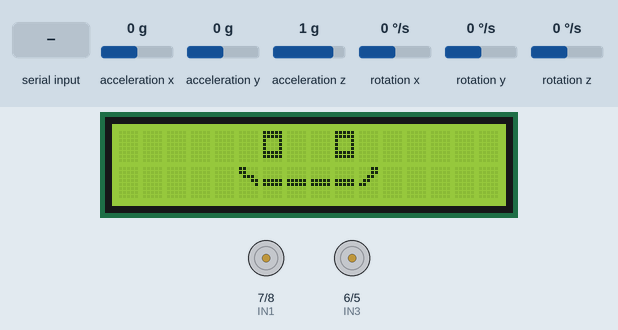
Simulated run of this sketch. Board: Arduino Uno, built with avr-gcc and run on an emulated ATmega328P. On the bench: 16×2 character LCD, motor-driver pin pairs drawn as motors (green arrow = first pin HIGH = forward, orange = second pin HIGH = backward, longer = more drive, scaled by the enable pin). Inputs (shaded band) come from the test bench; at power-on: acceleration y 0 g, rotation x 0 °/s, acceleration x 0 g, acceleration z 1 g, rotation y 0 °/s, rotation z 0 °/s. What the sketch prints to the serial monitor is not drawn.

Above: at 1.3 s.
1.4 s: acceleration y set to -1.4 g
At 3.9 s:
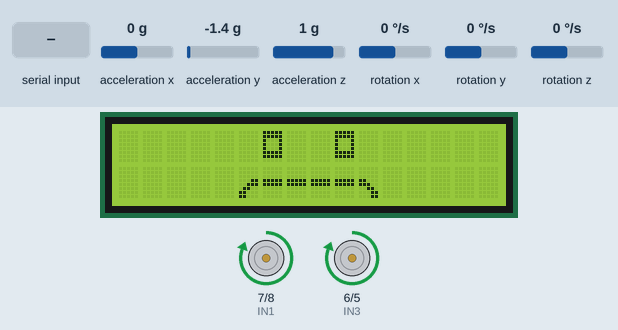
4.4 s: rotation x set to -192 °/s
At 7.2 s:
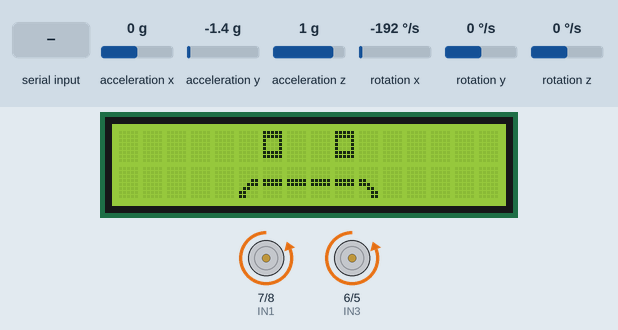
7.4 s: "4" received over Serial
At 10.2 s:
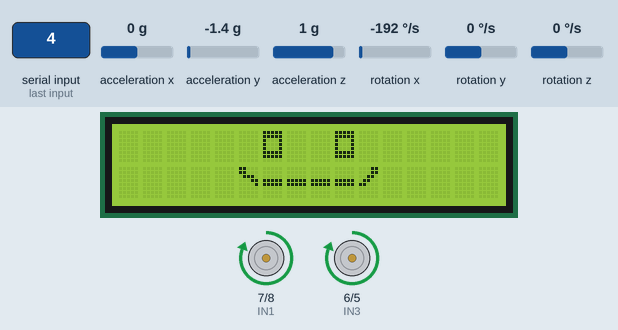
10.4 s: "1" received over Serial
13.4 s: "5" received over Serial
16.4 s: acceleration y set to 1.1 g
At 18.58 s:
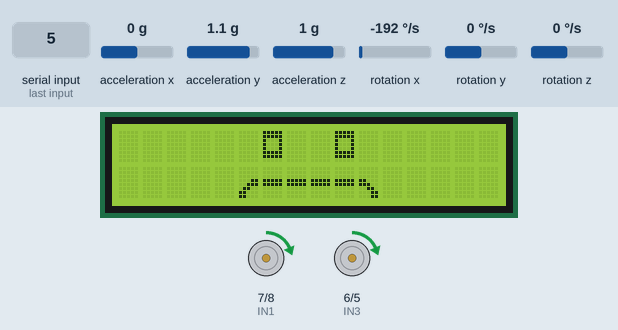
Timing chart, 0 to 20.2 s (numbered marks = the images above; inputs shaded):
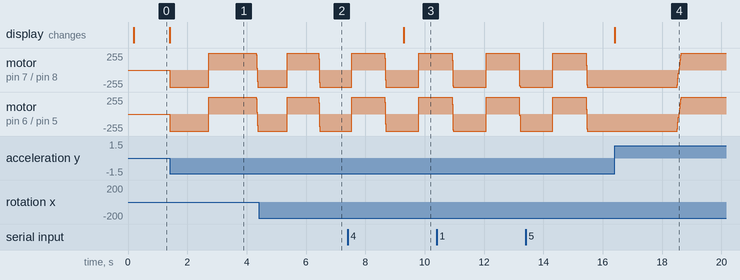

Measured:
- after the input at 1.4 s, motor on pin 7 (IN1) / pin 8 (IN2), motor on pin 6 (IN3) / pin 5 (IN4): stopped → backward 255/255 at once, → forward 255/255 1.3 s later, → backward 255/255 1.6 s later; the display: changes at once (image 1)
- after the input at 4.4 s, motor on pin 7 (IN1) / pin 8 (IN2), motor on pin 6 (IN3) / pin 5 (IN4): backward 255/255 → forward 255/255 after 0.96 s instead of 1.7 s
- after the input at 16.4 s, the display: changes at once (image 4)

The sketch:

SelfBalancingRobot.ino
```cpp
#include <LiquidCrystal.h>
#include "I2Cdev.h"
#include "MPU6050.h"
#if I2CDEV_IMPLEMENTATION == I2CDEV_ARDUINO_WIRE
    #include "Wire.h"
#endif

MPU6050 accelgyro;
const int ENA = 10;
const int ENB = 9;
const int IN1 = 7;
const int IN2 = 8;
const int IN3 = 6;
const int IN4 = 5;


const int rs = 13, en = 12, d4 =4, d5 = 3, d6=2, d7 = 11;
LiquidCrystal lcd(rs,en,d4,d5,d6,d7);
 byte smiley[8] = {
    B00000,
    B10001,
    B00000,
    B00000,
    B10001,
    B01110,
    B00000,
  };

  byte smiley1[8] = {
    B11111,
    B11111,
    B10001,
    B10001,
    B10001,
    B11111,
    B11111,
  };

   byte mouth[8] = {
    B11000,
    B11000,
    B01110,
    B00011,
    B00001,
    B00000,
    B00000,
  };

  byte teeth[8] = {
    B00000,
    B00000,
    B00000,
    B11111,
    B11111,
    B00000,
    B00000,
  };

  byte bouth[8] = {
    B00011,
    B00011,
    B00110,
    B01100,
    B11000,
    B00000,
    B00000,
  };


   byte left[8] = {
    B00000,
    B00000,
    B00000,
    B11000,
    B11100,
    B00110,
    B00011,
    B00011,

  };

  byte rigt[8] = {
    B00000,
    B00000,
    B00000,
    B00011,
    B00111,
    B01100,
    B11000,
    B11000,
  };


unsigned long currentTime;
unsigned long timeNow;
unsigned long lastTime;
int output;
double errSum, lastErr;
float cycleTime = 0.005; //in seconds
double kp = 5.1567;
double ki = 13.5;
double kd = 1.35;
double accelData;
double error;
double dErr;
double accelTotal;
double gyroData;

int16_t ax, ay, az;
int16_t gx, gy, gz;
int sumgx, sumgy, sumgz;
int sumax, sumay, sumaz;
int ayTotal;
float delayTimeCorrect;

static int setpoint = 0;
static int input = 0;
static int lastInput = 0;

#define OUTPUT_READABLE_ACCELGYRO

void setup()
{
  #if I2CDEV_IMPLEMENTATION == I2CDEV_ARDUINO_WIRE
    Wire.begin();
  #elif I2CDEV_IMPLEMENTATION == I2CDEV_BUILTIN_FASTWIRE
  Fastwire::setup(400, true);
  #endif
  Serial.begin(115200);
  accelgyro.initialize();
  for (int i = 1; i < 33; i = i + 1)
  {
    accelgyro.getRotation(&gx, &gy, &gz);
    sumgx = sumgx + gx;
  }
  sumgx = sumgx / 32;
  for (int i = 1; i < 33; i = i + 1)
  {
    accelgyro.getAcceleration(&ax, &ay, &az);
    sumay = sumay + ay;
  }
  sumay = sumay / 32;
  pinMode(ENA, OUTPUT);
  pinMode(ENB, OUTPUT);
  pinMode(IN1, OUTPUT);
  pinMode(IN2, OUTPUT);
  pinMode(IN3, OUTPUT);
  pinMode(IN4, OUTPUT);
  analogWrite(ENA, 0);
  analogWrite(ENB, 0);


lcd.createChar(0,smiley);
lcd.createChar(1,smiley1);
lcd.createChar(2,mouth);
lcd.createChar(3,teeth);
lcd.createChar(4,bouth);
lcd.createChar(5,left);
lcd.createChar(6,rigt);
lcd.begin(16,2);


}

void loop()
{

  currentTime = micros();
  accelgyro.getMotion6(&ax, &ay, &az, &gx, &gy, &gz);
  accelData = (ay-sumay)>>2;// / by 4
  accelTotal = accelData + setpoint;
  gyroData = (gx-sumgx)>>1;// / by 2
  input = (0.98*((lastInput)+((gyroData)*cycleTime)))+(0.02*(accelTotal));
  /*
   * the above takes the last reading of gyro (lastInput), and then takes the current
   * reading * cycle time (to work out a turning movement in a time frame)
   * and then adds the two together. this works out how much it has turned since last time
   * this is then multiplied by 98% and then added to 2% of the current accel reading.
   */
  calcOutput();
  MotorL298();
  serialInput();
  serialOutput();
  lastErr = error;
  lastInput = input;
  correctTime();
}
void correctTime()
{
  timeNow = micros();
  delayTimeCorrect = 4000-(timeNow - currentTime);
  delayMicroseconds(delayTimeCorrect);
}

void calcOutput()
{
  error = setpoint - input;
  error = error;
  errSum = errSum + (error * cycleTime); //intergral part sum of errors past
  double dInput = input - lastInput;
  if(dInput == 0) {
  leftEye();
  RightEye();
  mouth1();
  }
  else {
  leftEye();
  RightEye();
  mouth2();
  }
  output = (kp * error) + (ki * errSum) - (kd * dInput);
}

void MotorL298()
{
  output = (output / 2);
  if (output > 255)
  {
    output = 255;
  }
  if (output < -255)
  {
    output = -255;
  }
  if (output < 0)
  {

    digitalWrite(IN1, HIGH);
    digitalWrite(IN2, LOW);
    analogWrite(ENA, (output*-1));
    digitalWrite(IN3, HIGH);
    digitalWrite(IN4, LOW);
    analogWrite(ENB, (output*-1));
  }
  else
  {
    digitalWrite(IN1, LOW);
    digitalWrite(IN2, HIGH);
    analogWrite(ENA, output);
    digitalWrite(IN3, LOW);
    digitalWrite(IN4, HIGH);
    analogWrite(ENB, output);

  }
}

void serialInput()
{
  if (Serial.available() > 0)
  {
    char ch = Serial.read();
    if (ch == '4')
    {
      kp = kp + 0.01;
    }
    else if (ch == '1')
    {
      kp = kp - 0.01;
    }
    else if (ch == '5')
    {
      ki = ki + 0.01;
    }
    else if (ch == '2')
    {
      ki = ki - 0.01;
    }
    else if (ch == '6')
    {
      kd = kd + 0.01;
    }
    else if (ch == '3')
    {
      kd = kd - 0.01;
    }
    else if (ch == 'y')
    {
      //neutral1 = neutral1 + 1;
    }
    else if (ch == 'h')
    {
      //neutral1 = neutral1 - 1;
    }
    else if (ch == 'u')
    {
      //neutral2 = neutral2 + 1;
    }
    else if (ch == 'j')
    {
      //neutral2 = neutral2 - 1;
    }
    else if (ch == 'd')
    {
      //moveData = moveData + 1;
    }
    else if (ch == 'c')
    {
     // moveData = moveData - 1;
    }
  }
}

void serialOutput()
{
  static int k = 0;
  if (k == 0)
  {
    Serial.print("P ");
    Serial.print(kp);
  }
  else if (k == 1)
  {
    Serial.print("  I ");
    Serial.print(ki);
  }
  else if (k == 2)
  {
    Serial.print("  D ");
    Serial.print(kd);
  }
  else if (k == 3)
  {
    Serial.print("  Raw= ");
    Serial.print(accelTotal);
  }
  else if (k == 4)
  {
    Serial.print("  in = ");
    Serial.print(input);

  }
  else if (k == 5)
  {
    Serial.print("  out = ");
    Serial.print(output);
  }
  else if (k == 6)
  {
    Serial.print(" time = ");
    Serial.print(delayTimeCorrect);
  }
  else if (k == 7)
  {
    Serial.print("  now= ");
    Serial.print(timeNow);
  }
  else if (k == 8)
  {
    Serial.print("  ?= ");
    //Serial.print(delayTimeCorrect);
  }
  k = k + 1;
  if (k == 7)
  {
    k = 0;
    Serial.println();
  }
}


void leftEye() {
  lcd.setCursor(6,0);
  lcd.write(byte(1));
}

void RightEye() {
  lcd.setCursor(9,0);
  lcd.write(byte(1));
}

void mouth1(){
  lcd.setCursor(5,1);
  lcd.write(byte(2));
  lcd.setCursor(6,1);
  lcd.write(byte(3));
  lcd.setCursor(7,1);
  lcd.write(byte(3));
  lcd.setCursor(8,1);
  lcd.write(byte(3));
  lcd.setCursor(9,1);
  lcd.write(byte(3));
  lcd.setCursor(10,1);
  lcd.write(byte(4));
}

void mouth2(){
  lcd.setCursor(5,1);
  lcd.write(byte(6));
  lcd.setCursor(6,1);
  lcd.write(byte(3));
  lcd.setCursor(7,1);
  lcd.write(byte(3));
  lcd.setCursor(8,1);
  lcd.write(byte(3));
  lcd.setCursor(9,1);
  lcd.write(byte(3));
  lcd.setCursor(10,1);
  lcd.write(byte(5));
}
```
